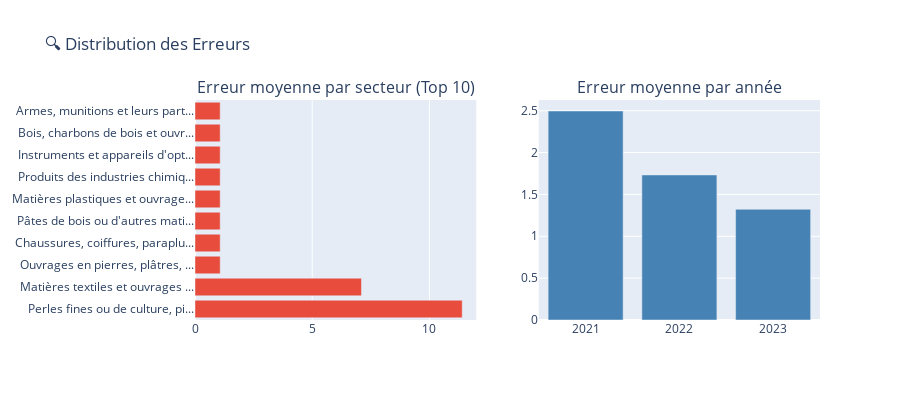

The code cell stored with this chart in its notebook:
### Code cell
# 4.2 Analyse des erreurs par secteur et par année
error_by_sector = df_test.groupby('LIBELLES')['abs_error'].mean().sort_values(ascending=False)
error_by_year = df_test.groupby('year')['abs_error'].mean()

fig = make_subplots(rows=1, cols=2,
                    subplot_titles=('Erreur moyenne par secteur (Top 10)', 
                                   'Erreur moyenne par année'))

# Erreur par secteur
fig.add_trace(
    go.Bar(x=error_by_sector.head(10).values,
           y=[s[:30]+'...' for s in error_by_sector.head(10).index],
           orientation='h',
           marker_color='#e74c3c'),
    row=1, col=1
)

# Erreur par année
fig.add_trace(
    go.Bar(x=error_by_year.index.astype(str),
           y=error_by_year.values,
           marker_color='steelblue'),
    row=1, col=2
)

fig.update_layout(
    title_text="🔍 Distribution des Erreurs",
    height=400,
    showlegend=False
)
fig.show()

print("\n📊 Statistiques des erreurs:")
print(f"   Erreur moyenne: {df_test['abs_error'].mean():.4f}")
print(f"   Erreur médiane: {df_test['abs_error'].median():.4f}")
print(f"   Écart-type: {df_test['abs_error'].std():.4f}")
print(f"   Erreur max: {df_test['abs_error'].max():.4f}")

### Figure 1 — Plotly figure (JSON) as saved in the notebook; plotly's stock layout.template omitted (floating-point values rounded to 4 significant figures)
{"data": [{"marker": {"color": "#e74c3c"}, "orientation": "h", "type": "bar", "x": [11.4, 7.1, 1.074, 1.074, 1.074, 1.074, 1.074, 1.074, 1.074, 1.074], "xaxis": "x", "y": ["Perles fines ou de culture, pi...", "Matières textiles et ouvrages ...", "Ouvrages en pierres, plâtres, ...", "Chaussures, coiffures, paraplu...", "Pâtes de bois ou d'autres mati...", "Matières plastiques et ouvrage...", "Produits des industries chimiq...", "Instruments et appareils d'opt...", "Bois, charbons de bois et ouvr...", "Armes, munitions et leurs part..."], "yaxis": "y"}, {"marker": {"color": "steelblue"}, "type": "bar", "x": ["2021", "2022", "2023"], "xaxis": "x2", "y": [2.497, 1.733, 1.322], "yaxis": "y2"}], "layout": {"annotations": [{"font": {"size": 16}, "showarrow": false, "text": "Erreur moyenne par secteur (Top 10)", "x": 0.225, "xanchor": "center", "xref": "paper", "y": 1, "yanchor": "bottom", "yref": "paper"}, {"font": {"size": 16}, "showarrow": false, "text": "Erreur moyenne par année", "x": 0.775, "xanchor": "center", "xref": "paper", "y": 1, "yanchor": "bottom", "yref": "paper"}], "height": 400, "showlegend": false, "title": {"text": "🔍 Distribution des Erreurs"}, "xaxis": {"anchor": "y", "domain": [0, 0.45]}, "xaxis2": {"anchor": "y2", "domain": [0.55, 1]}, "yaxis": {"anchor": "x", "domain": [0, 1]}, "yaxis2": {"anchor": "x2", "domain": [0, 1]}}}
